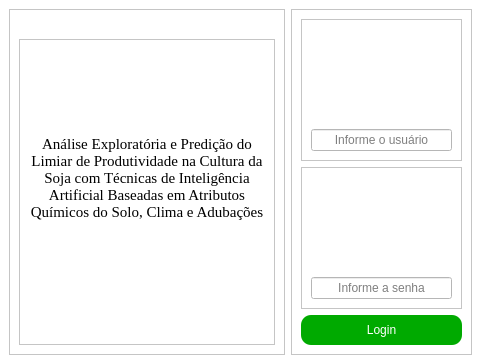
<?xml version="1.0" encoding="UTF-8"?>
<ui version="4.0">
 <class>win_login</class>
 <widget class="QMainWindow" name="win_login">
  <property name="geometry">
   <rect>
    <x>0</x>
    <y>0</y>
    <width>481</width>
    <height>364</height>
   </rect>
  </property>
  <property name="windowTitle">
   <string>Login</string>
  </property>
  <property name="styleSheet">
   <string notr="true">background-color: rgb(255, 255, 255);</string>
  </property>
  <widget class="QWidget" name="centralwidget">
   <property name="styleSheet">
    <string notr="true">QPushButton {
width: 135px;
height: 30px;
background-color: rgb(0, 170, 0);
font: 75 12pt &quot;MS Shell Dlg 2&quot;;
color: rgb(255, 255, 255);
border-radius: 10px;
}

QPushButton:hover {
background-color: rgb(255, 170, 0);
}</string>
   </property>
   <layout class="QHBoxLayout" name="horizontalLayout">
    <item>
     <widget class="QFrame" name="frm_logo">
      <property name="sizePolicy">
       <sizepolicy hsizetype="Preferred" vsizetype="Preferred">
        <horstretch>0</horstretch>
        <verstretch>0</verstretch>
       </sizepolicy>
      </property>
      <property name="frameShape">
       <enum>QFrame::StyledPanel</enum>
      </property>
      <property name="frameShadow">
       <enum>QFrame::Raised</enum>
      </property>
      <layout class="QVBoxLayout" name="verticalLayout_4">
       <item>
        <widget class="QLabel" name="lbl_logo_description">
         <property name="text">
          <string/>
         </property>
         <property name="pixmap">
          <pixmap>:/logotipo/imagens/logo/Logo_GuiaFertil-Pequeno.png</pixmap>
         </property>
         <property name="scaledContents">
          <bool>true</bool>
         </property>
        </widget>
       </item>
       <item>
        <widget class="QTextEdit" name="text_goal">
         <property name="font">
          <font>
           <family>Times New Roman</family>
           <weight>75</weight>
           <bold>true</bold>
          </font>
         </property>
         <property name="readOnly">
          <bool>true</bool>
         </property>
         <property name="html">
          <string>&lt;!DOCTYPE HTML PUBLIC &quot;-//W3C//DTD HTML 4.0//EN&quot; &quot;http://www.w3.org/TR/REC-html40/strict.dtd&quot;&gt;
&lt;html&gt;&lt;head&gt;&lt;meta name=&quot;qrichtext&quot; content=&quot;1&quot; /&gt;&lt;style type=&quot;text/css&quot;&gt;
p, li { white-space: pre-wrap; }
&lt;/style&gt;&lt;/head&gt;&lt;body style=&quot; font-family:'Times New Roman'; font-size:8.25pt; font-weight:600; font-style:normal;&quot;&gt;
&lt;p align=&quot;center&quot; style=&quot;-qt-paragraph-type:empty; margin-top:0px; margin-bottom:0px; margin-left:0px; margin-right:0px; -qt-block-indent:0; text-indent:0px; font-family:'MS Shell Dlg 2'; font-weight:400;&quot;&gt;&lt;br /&gt;&lt;/p&gt;
&lt;p align=&quot;center&quot; style=&quot;-qt-paragraph-type:empty; margin-top:0px; margin-bottom:0px; margin-left:0px; margin-right:0px; -qt-block-indent:0; text-indent:0px; font-size:8pt; font-weight:400; color:#000000;&quot;&gt;&lt;br /&gt;&lt;/p&gt;
&lt;p align=&quot;center&quot; style=&quot;-qt-paragraph-type:empty; margin-top:0px; margin-bottom:0px; margin-left:0px; margin-right:0px; -qt-block-indent:0; text-indent:0px; font-size:8pt; font-weight:400; color:#000000;&quot;&gt;&lt;br /&gt;&lt;/p&gt;
&lt;p align=&quot;center&quot; style=&quot;-qt-paragraph-type:empty; margin-top:0px; margin-bottom:0px; margin-left:0px; margin-right:0px; -qt-block-indent:0; text-indent:0px; font-size:8pt; font-weight:400; color:#000000;&quot;&gt;&lt;br /&gt;&lt;/p&gt;
&lt;p align=&quot;center&quot; style=&quot;-qt-paragraph-type:empty; margin-top:0px; margin-bottom:0px; margin-left:0px; margin-right:0px; -qt-block-indent:0; text-indent:0px; font-size:8pt; font-weight:400; color:#000000;&quot;&gt;&lt;br /&gt;&lt;/p&gt;
&lt;p align=&quot;center&quot; style=&quot;-qt-paragraph-type:empty; margin-top:0px; margin-bottom:0px; margin-left:0px; margin-right:0px; -qt-block-indent:0; text-indent:0px; font-size:8pt; font-weight:400; color:#000000;&quot;&gt;&lt;br /&gt;&lt;/p&gt;
&lt;p align=&quot;center&quot; style=&quot;-qt-paragraph-type:empty; margin-top:0px; margin-bottom:0px; margin-left:0px; margin-right:0px; -qt-block-indent:0; text-indent:0px; font-size:8pt; font-weight:400; color:#000000;&quot;&gt;&lt;br /&gt;&lt;/p&gt;
&lt;p align=&quot;center&quot; style=&quot; margin-top:0px; margin-bottom:0px; margin-left:0px; margin-right:0px; -qt-block-indent:0; text-indent:0px;&quot;&gt;&lt;span style=&quot; font-family:'Calibri,sans-serif'; font-size:11pt; font-weight:400;&quot;&gt;Análise Exploratória e Predição do Limiar de Produtividade na Cultura da Soja com Técnicas de Inteligência Artificial Baseadas em Atributos Químicos do Solo, Clima e Adubações&lt;/span&gt;&lt;/p&gt;&lt;/body&gt;&lt;/html&gt;</string>
         </property>
        </widget>
       </item>
      </layout>
     </widget>
    </item>
    <item>
     <widget class="QFrame" name="frm_login">
      <property name="minimumSize">
       <size>
        <width>0</width>
        <height>0</height>
       </size>
      </property>
      <property name="frameShape">
       <enum>QFrame::StyledPanel</enum>
      </property>
      <property name="frameShadow">
       <enum>QFrame::Raised</enum>
      </property>
      <layout class="QVBoxLayout" name="verticalLayout_3">
       <item>
        <widget class="QFrame" name="frm_user">
         <property name="frameShape">
          <enum>QFrame::StyledPanel</enum>
         </property>
         <property name="frameShadow">
          <enum>QFrame::Raised</enum>
         </property>
         <layout class="QVBoxLayout" name="verticalLayout">
          <item>
           <widget class="QLabel" name="lbl_user">
            <property name="sizePolicy">
             <sizepolicy hsizetype="Expanding" vsizetype="Expanding">
              <horstretch>0</horstretch>
              <verstretch>0</verstretch>
             </sizepolicy>
            </property>
            <property name="text">
             <string>&lt;html&gt;&lt;head/&gt;&lt;body&gt;&lt;p align=&quot;center&quot;&gt;&lt;img src=&quot;:/login/images/login/user.png&quot;/&gt;&lt;/p&gt;&lt;/body&gt;&lt;/html&gt;</string>
            </property>
            <property name="scaledContents">
             <bool>false</bool>
            </property>
            <property name="alignment">
             <set>Qt::AlignCenter</set>
            </property>
           </widget>
          </item>
          <item>
           <widget class="QLineEdit" name="edt_user">
            <property name="text">
             <string/>
            </property>
            <property name="alignment">
             <set>Qt::AlignCenter</set>
            </property>
            <property name="placeholderText">
             <string>Informe o usuário</string>
            </property>
           </widget>
          </item>
         </layout>
        </widget>
       </item>
       <item>
        <widget class="QFrame" name="frm_password">
         <property name="frameShape">
          <enum>QFrame::StyledPanel</enum>
         </property>
         <property name="frameShadow">
          <enum>QFrame::Raised</enum>
         </property>
         <layout class="QVBoxLayout" name="verticalLayout_2">
          <item>
           <widget class="QLabel" name="lbl_password">
            <property name="sizePolicy">
             <sizepolicy hsizetype="Expanding" vsizetype="Expanding">
              <horstretch>0</horstretch>
              <verstretch>0</verstretch>
             </sizepolicy>
            </property>
            <property name="text">
             <string>&lt;html&gt;&lt;head/&gt;&lt;body&gt;&lt;p align=&quot;center&quot;&gt;&lt;img src=&quot;:/login/images/login/password.png&quot;/&gt;&lt;/p&gt;&lt;/body&gt;&lt;/html&gt;</string>
            </property>
            <property name="scaledContents">
             <bool>false</bool>
            </property>
            <property name="alignment">
             <set>Qt::AlignCenter</set>
            </property>
           </widget>
          </item>
          <item>
           <widget class="QLineEdit" name="edt_password">
            <property name="echoMode">
             <enum>QLineEdit::Password</enum>
            </property>
            <property name="alignment">
             <set>Qt::AlignCenter</set>
            </property>
            <property name="placeholderText">
             <string>Informe a senha</string>
            </property>
           </widget>
          </item>
         </layout>
        </widget>
       </item>
       <item>
        <widget class="QPushButton" name="btn_login">
         <property name="text">
          <string>Login</string>
         </property>
         <property name="shortcut">
          <string>Return</string>
         </property>
        </widget>
       </item>
      </layout>
     </widget>
    </item>
   </layout>
  </widget>
 </widget>
 <tabstops>
  <tabstop>edt_user</tabstop>
  <tabstop>edt_password</tabstop>
  <tabstop>btn_login</tabstop>
  <tabstop>text_goal</tabstop>
 </tabstops>
 <resources>
  <include location="icones.qrc"/>
 </resources>
 <connections/>
</ui>
